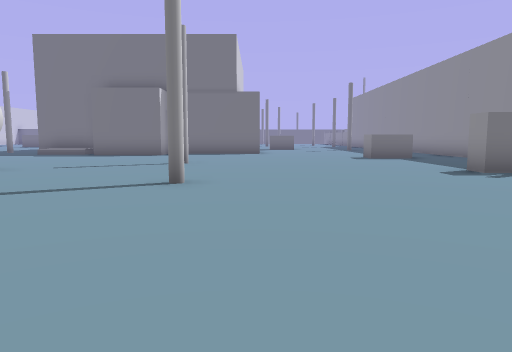
[1] (above)

24 first-person views from a walk through a Unity game level. The camera is 1.3 m above the floor, tilts 6° down and sees 70° across. The floor is counted in squares, 2 m on a side. Each view is taken from the middle of a square. On the plan, view 1 faces up. The plan holds only what a view shows up to about 11 squares ahead; the rest is blank. The place goes on beyond the plan. The player is left out. Some animated figures are not drawn.

[2]
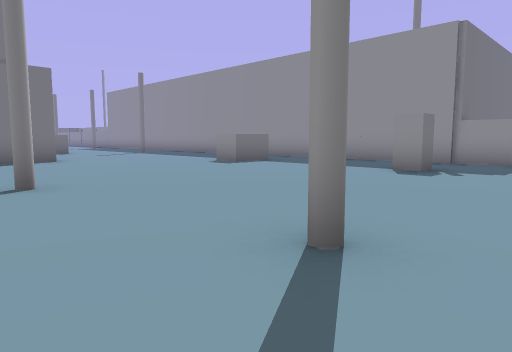

[3]
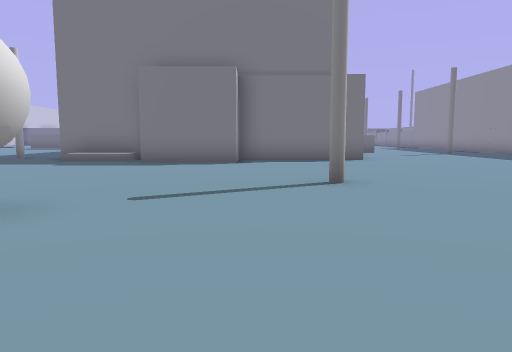

[4]
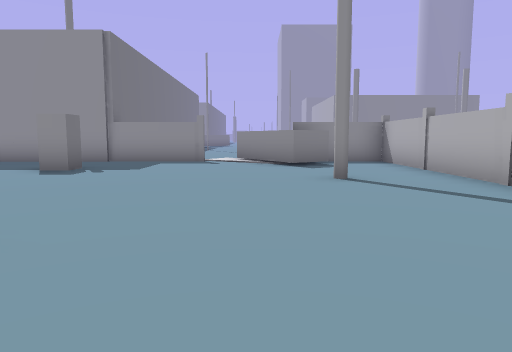

[5]
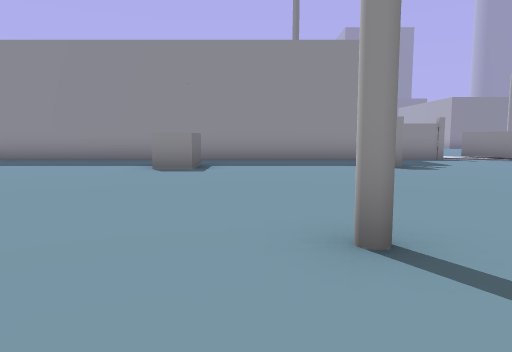

[6]
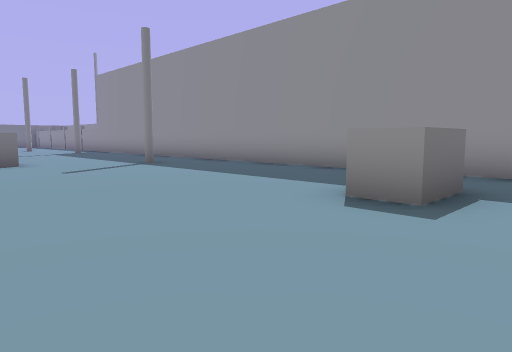

[7]
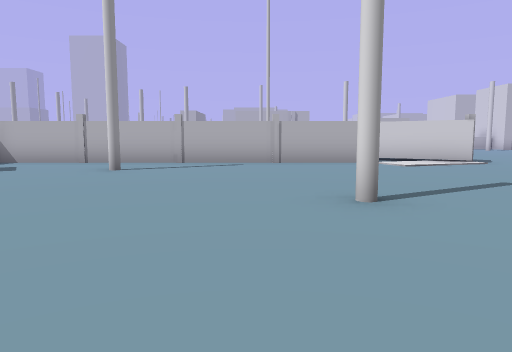

[8]
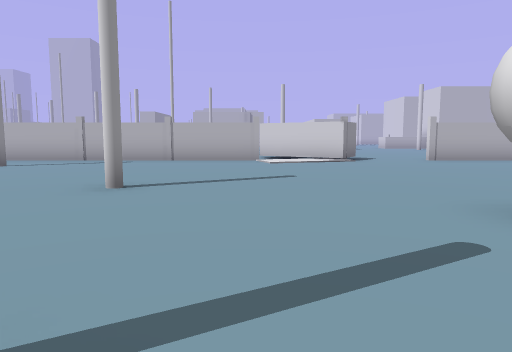

[9]
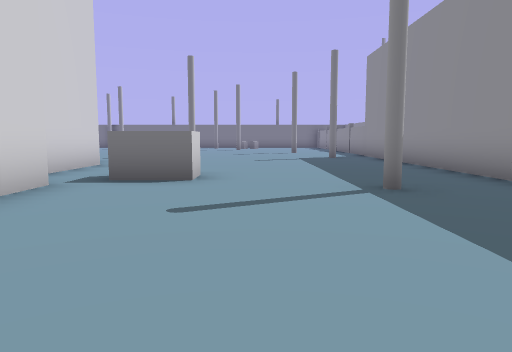

[10]
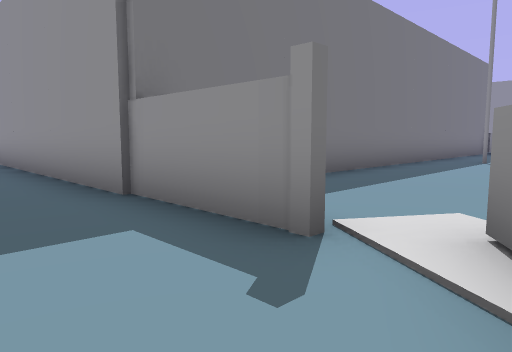

[11]
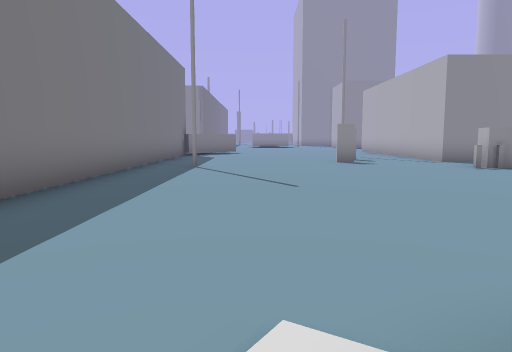

[12]
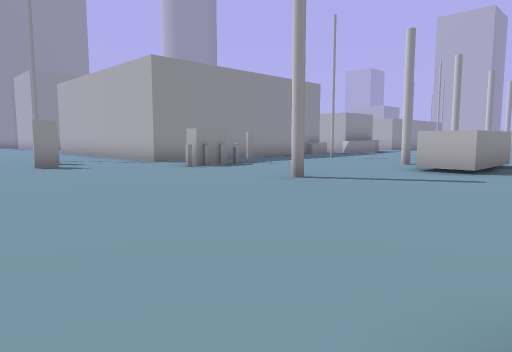

[13]
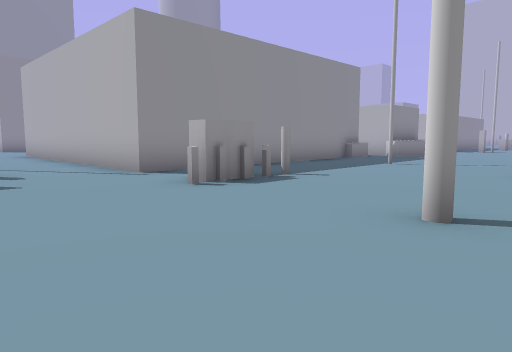

[14]
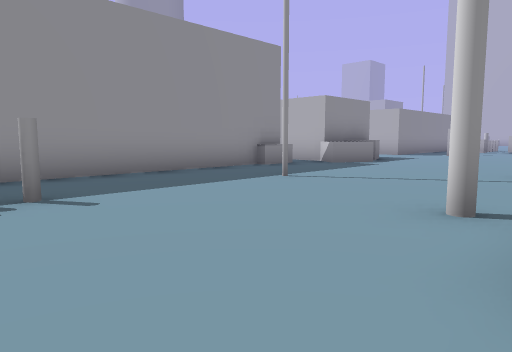

[15]
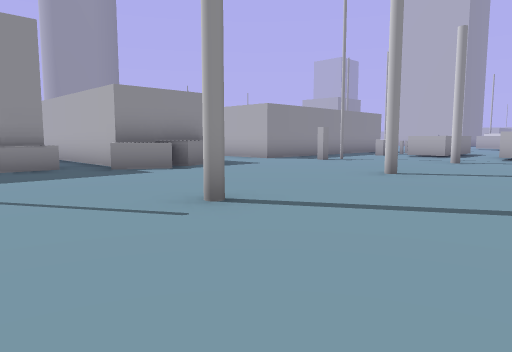

[16]
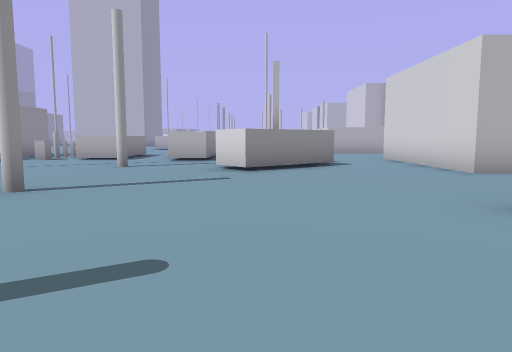

[17]
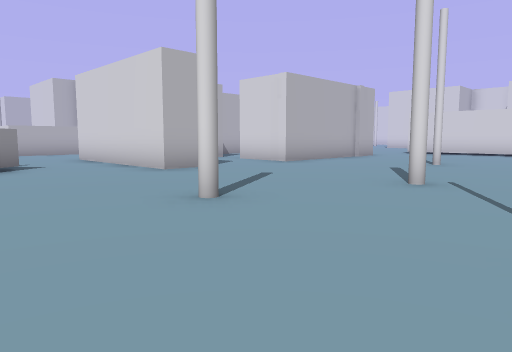

[18]
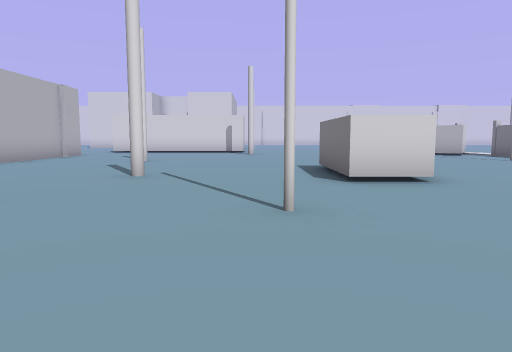

[19]
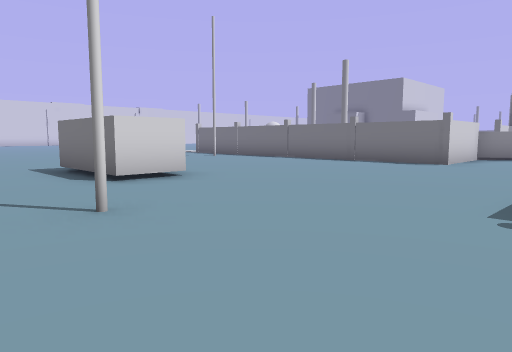

[20]
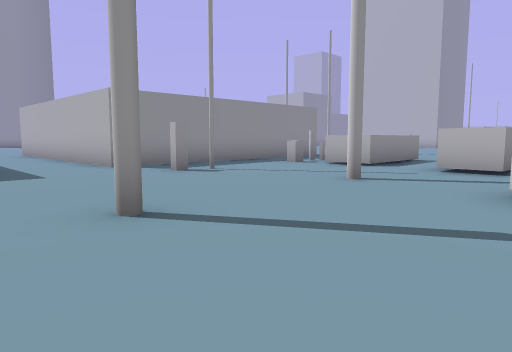

[21]
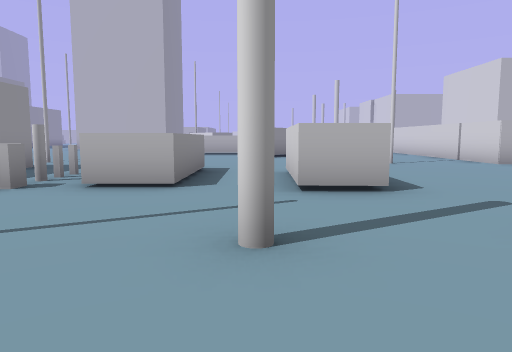

[22]
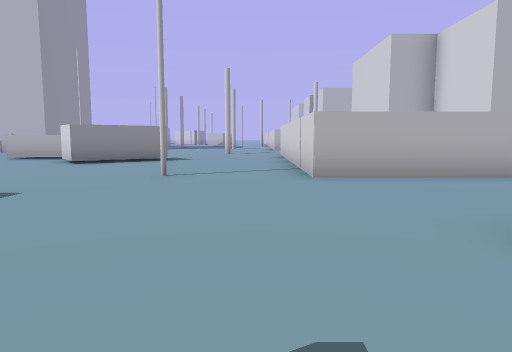

[23]
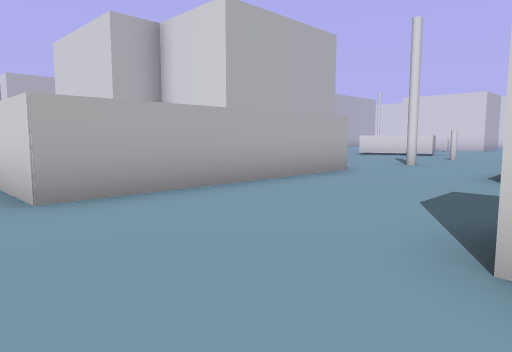

[24]
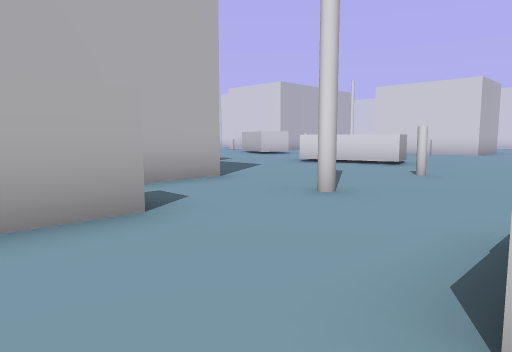

### Floor plan
Key: @ floor where view 1 was taken; # wall or solid block; . floor; / step, stairs or slope; = window, fence, low wall or low ledge; ^ raised ledge; O other object.
Columns run from 7 left of view 1 to 21 right of it. Each row starts with its distance up from view 1.
 22       #. .....#
 21       #. .....#
 20        .OO....#
 19        #....#.#
 18        #......#
 17         ......#
 16         ......#
 15 ########......#
 14 /###..........#
 13 ..............#
 12 ...........O..#
 11 ..............#
 10 ..............#
  9 .....#........#
  8  .............#
  7  OO........O..#   ########
  6  .............# ..........
  5 ......#.......#........#..
  4 ..........................
  3 ..............##..........
  2 ..........#..##............
  1 ..............#............
  0 .......@.....##..............
 -1 .#############.....#..#......
 -2       ................O..####
 -3       ................O..#
 -4        ..........##......#
 -5         .........###.....#
 -6           .......# ......#
 -7     ......##..........#..#
 -8     .....................#
 -9       ........#....#.....#
-10       ......................
-11    ........#...........O#####
-12    ....#.....#.........OO
-13     ....................#
-14      ..............#.........
-15       .......................
-16       ###..##.........#.#####
-17         #.  #..##..#....#
-18             #..#........#
-19             #...........#
-20             #.....#.^^O.#
-21       ^^..........#.^ O.#
-22  ...................^ =.#
-23 ..OO.................  .#
-24 .....#..######..#....  ..
-25 ^.......     #.......   #
-26 ^....##      #.......
-27  ^...        #....#..
-28  ...         #...###..
-29  ..          #...#  ^^

Where each view was taken, in squares from view 1:
view 1: 0 up, 0 right, facing up
view 2: 4 up, 3 left, facing up-right
view 3: 4 up, 3 left, facing up
view 4: 3 up, 3 left, facing right
view 5: 10 up, 4 left, facing right
view 6: 10 up, 0 right, facing up-right
view 7: 9 up, 0 right, facing down
view 8: 10 up, 3 left, facing down
view 9: 14 up, 3 right, facing up
view 10: 3 up, 5 right, facing up-right
view 11: 4 up, 7 right, facing right
view 12: 4 up, 8 right, facing down-right
view 13: 2 up, 11 right, facing down-right
view 14: 2 down, 11 right, facing down-right
view 15: 7 down, 9 right, facing down-right
view 16: 9 down, 9 right, facing down
view 17: 9 down, 9 right, facing down-left
view 18: 9 down, 10 right, facing left
view 19: 10 down, 10 right, facing up-left
view 20: 12 down, 9 right, facing down-right
view 21: 15 down, 12 right, facing down
view 22: 18 down, 7 right, facing down
view 23: 20 down, 7 right, facing down-left
view 24: 21 down, 2 right, facing down-left
